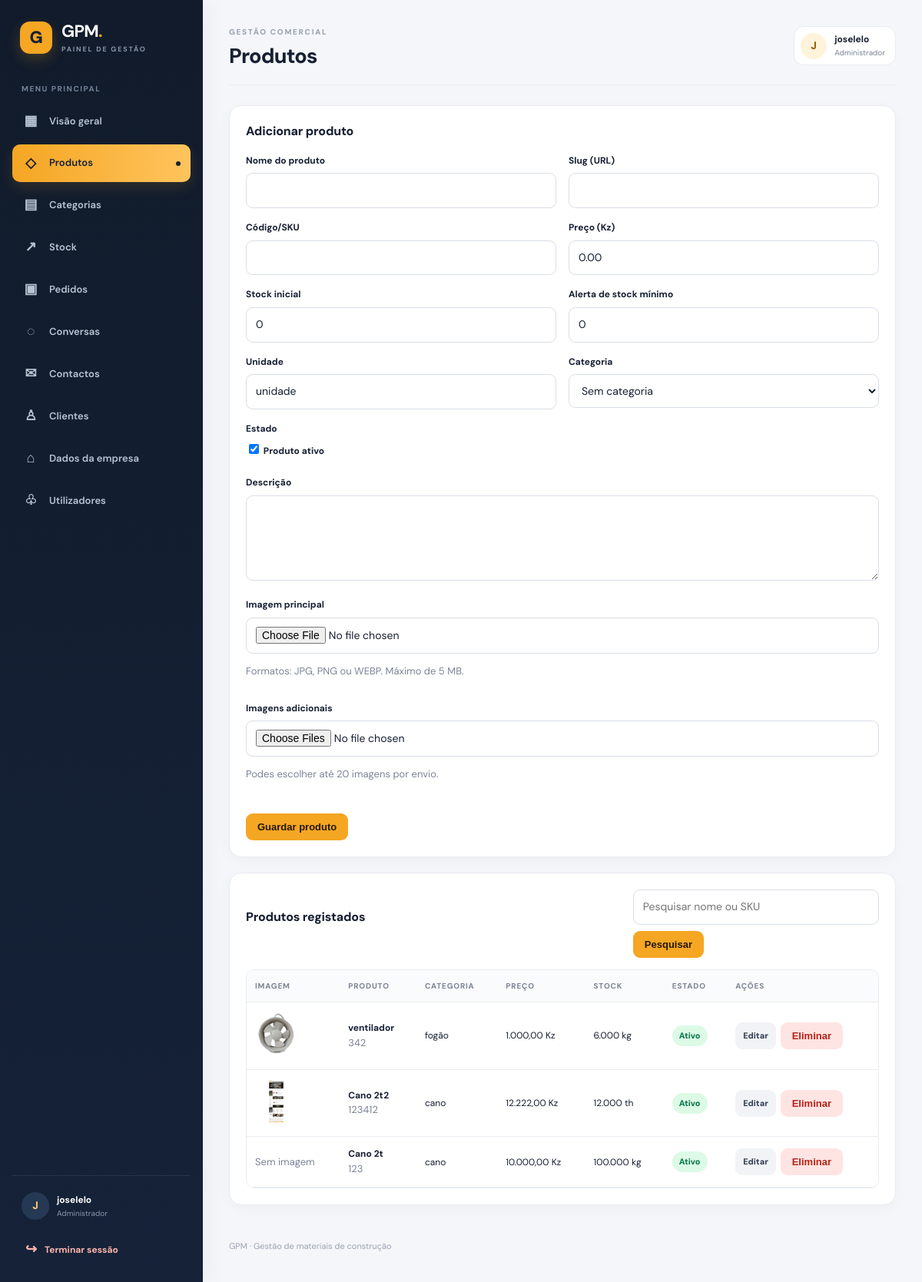
The page /gpm2/admin/products.php (signed in) on the database its author committed.
### tables this page shows
CREATE TABLE `products` (
  `id` bigint(20) UNSIGNED NOT NULL,
  `category_id` bigint(20) UNSIGNED DEFAULT NULL,
  `name` varchar(200) NOT NULL,
  `slug` varchar(220) NOT NULL,
  `sku` varchar(80) DEFAULT NULL,
  `description` longtext DEFAULT NULL,
  `price` decimal(15,2) NOT NULL DEFAULT 0.00,
  `cost_price` decimal(15,2) DEFAULT NULL,
  `stock_quantity` decimal(15,3) NOT NULL DEFAULT 0.000,
  `min_stock` decimal(15,3) NOT NULL DEFAULT 0.000,
  `unit` varchar(40) NOT NULL DEFAULT 'unidade',
  `main_image` varchar(255) DEFAULT NULL,
  `active` tinyint(1) NOT NULL DEFAULT 1,
  `featured` tinyint(1) NOT NULL DEFAULT 0,
  `created_at` timestamp NOT NULL DEFAULT current_timestamp(),
  `updated_at` timestamp NOT NULL DEFAULT current_timestamp() ON UPDATE current_timestamp()
);

CREATE TABLE `categories` (
  `id` bigint(20) UNSIGNED NOT NULL,
  `name` varchar(120) NOT NULL,
  `slug` varchar(150) NOT NULL,
  `description` text DEFAULT NULL,
  `image` varchar(255) DEFAULT NULL,
  `active` tinyint(1) NOT NULL DEFAULT 1,
  `created_at` timestamp NOT NULL DEFAULT current_timestamp(),
  `updated_at` timestamp NOT NULL DEFAULT current_timestamp() ON UPDATE current_timestamp()
);

### gpm2/admin/products.php (the view, shortened to what this page needs)
<?php
require_once __DIR__ . '/../app/bootstrap.php';
$pdo = db();
$edit = null;
$q = trim((string) ($_GET['q'] ?? ''));
$sql = 'SELECT p.*, c.name AS category_name
        FROM products p
        LEFT JOIN categories c ON c.id = p.category_id';
$args = [];
$sql .= ' ORDER BY p.id DESC LIMIT 300';
$statement = $pdo->prepare($sql);
$statement->execute($args);
$rows = $statement->fetchAll(PDO::FETCH_ASSOC);
?>
<section class="panel">
    <h2><?= $edit ? 'Editar produto' : 'Adicionar produto' ?></h2>
    <form method="post" enctype="multipart/form-data" id="product-form">
        <div class="form-grid">
            <?php
            $fields = [
                ['name', 'Nome do produto', 'text', $edit['name'] ?? ''],
                ['slug', 'Slug (URL)', 'text', $edit['slug'] ?? ''],
                ['sku', 'Código/SKU', 'text', $edit['sku'] ?? ''],
                ['price', 'Preço (Kz)', 'number', $edit['price'] ?? '0.00'],
                ['stock_quantity', $edit ? 'Stock atual (gerido no módulo Stock)' : 'Stock inicial', 'number', $edit['stock_quantity'] ?? '0'],
                ['min_stock', 'Alerta de stock mínimo', 'number', $edit['min_stock'] ?? '0'],
                ['unit', 'Unidade', 'text', $edit['unit'] ?? 'unidade'],
            ];
            foreach ($fields as [$key, $label, $type, $value]):
            ?>
                <div class="field">
                    <label for="<?= e($key) ?>"><?= e($label) ?></label>
                    <input
                        id="<?= e($key) ?>"
                        name="<?= e($key) ?>"
                        type="<?= e($type) ?>"
                        value="<?= e($value) ?>"
                        <?= $type === 'number' ? 'step="0.001" min="0"' : '' ?>
                        <?= $edit && $key === 'stock_quantity' ? 'readonly' : '' ?>
                        <?= $key === 'name' ? 'required' : '' ?>
                    >
                </div>
            <?php endforeach; ?>
            <div class="field">
                <label for="category_id">Categoria</label>
                <select name="category_id" id="category_id">
                    <option value="">Sem categoria</option>
                </select>
            </div>
            <div class="field">
                <label>Estado</label>
                <label>
                    <input
                        type="checkbox"
                        name="active"
                        value="1"
                        style="width:auto"
                        <?= (int) ($edit['active'] ?? 1) === 1 ? 'checked' : '' ?>
                    >
                    Produto ativo
                </label>
            </div>
        </div>
        <div class="field">
            <label for="description">Descrição</label>
            <textarea
                name="description"
                id="description"
                rows="4"
            ><?= e($edit['description'] ?? '') ?></textarea>
        </div>
        <div class="field">
            <label for="main_image">Imagem principal</label>
            <input
                type="file"
                name="main_image"
                id="main_image"
                accept=".jpg,.jpeg,.png,.webp,image/jpeg,image/png,image/webp"
            >
            <p class="muted">
                Formatos: JPG, PNG ou WEBP. Máximo de 5 MB.
            </p>
        </div>
        <div class="field">
            <label for="extra_images">Imagens adicionais</label>
            <input
                type="file"
                name="extra_images[]"
                id="extra_images"
                multiple
                accept=".jpg,.jpeg,.png,.webp,image/jpeg,image/png,image/webp"
            >
            <p class="muted">
                Podes escolher até 20 imagens por envio.
            </p>
        </div>
        <div class="form-actions">
            <button type="submit">Guardar produto</button>
        </div>
    </form>
</section>
<section class="panel">
    <div class="toolbar">
        <h2>Produtos registados</h2>
        <form method="get">
            <input
                name="q"
                placeholder="Pesquisar nome ou SKU"
                value="<?= e($q) ?>"
                style="min-width:220px"
            >
            <button type="submit">Pesquisar</button>
        </form>
    </div>
    <div class="table-wrap">
        <table>
            <thead>
                <tr>
                    <th>Imagem</th>
                    <th>Produto</th>
                    <th>Categoria</th>
                    <th>Preço</th>
                    <th>Stock</th>
                    <th>Estado</th>
                    <th>Ações</th>
                </tr>
            </thead>
            <tbody>
                <?php foreach ($rows as $product): ?>
                    <tr>
                        <td>
                            <?php if (!empty($product['main_image'])): ?>
                                <img
                                    src="../public/<?= e($product['main_image']) ?>"
                                    alt="<?= e($product['name']) ?>"
                                    style="width:55px;height:55px;object-fit:contain"
                                >
                            <?php else: ?>
                                <span class="muted">Sem imagem</span>
                            <?php endif; ?>
                        </td>
                        <td>
                            <strong><?= e($product['name']) ?></strong><br>
                            <span class="muted"><?= e($product['sku'] ?? '') ?></span>
                        </td>
                        <td><?= e($product['category_name'] ?? '—') ?></td>
                        <td><?= e(money($product['price'])) ?></td>
                        <td>
                            <?= e($product['stock_quantity']) ?>
                            <?= e($product['unit']) ?>
                        </td>
                        <td>
                            <span class="badge <?= (int) $product['active'] ? 'green' : 'red' ?>">
                                <?= (int) $product['active'] ? 'Ativo' : 'Inativo' ?>
                            </span>
                        </td>
                        <td>
                            <div class="actions">
                                <a
                                    class="btn small secondary"
                                    href="products.php?edit=<?= (int) $product['id'] ?>"
                                >
                                    Editar
                                </a>
                                <form
                                    method="post"
                                    onsubmit="return confirm('Eliminar/desativar este produto?')"
                                >
                                    <button class="danger small" type="submit">
                                        Eliminar
                                    </button>
                                </form>
                            </div>
                        </td>
                    </tr>
                <?php endforeach; ?>
            </tbody>
        </table>
    </div>
</section>

### gpm2/admin/assets/css/admin.css (style rules this page uses)
:root { --ink:#172033;--muted:#7b8496;--line:#e8ebf1;--bg:#f4f6fa;--accent:#f5a623;--accent-soft:#fff3dc;--nav:#111b2b;--nav-soft:#1a2940;--white:#fff;--danger:#d92d20;--success:#067647 }
* { box-sizing:border-box }
html { min-height:100%;background:var(--bg) }
body { margin:0;background:var(--bg);color:var(--ink);font:14px/1.55 "DM Sans",Arial,Helvetica,sans-serif }
.admin-body { min-height:100vh }
.muted,.hint { color:var(--muted);font-size:13px }
.stat,.panel { background:#fff;border:1px solid var(--line);border-radius:16px;padding:21px;box-shadow:0 5px 18px #10182808 }
.panel { margin-bottom:20px }
.panel h2 { font-size:16px;font-weight:800;letter-spacing:-.2px;margin:0 0 16px }
.toolbar { display:flex;gap:12px;align-items:center;justify-content:space-between;flex-wrap:wrap;margin-bottom:15px }
.toolbar form { display:flex;gap:8px;flex-wrap:wrap }
.btn,button { display:inline-flex;align-items:center;justify-content:center;gap:7px;background:var(--accent);color:#241800;border:0;border-radius:9px;padding:10px 15px;font-weight:800;text-decoration:none;cursor:pointer;font-size:13px;transition:transform .15s,filter .15s }
.btn.secondary,button.secondary { background:#f1f3f7;color:#344054 }
.btn.danger,button.danger { background:#fee4e2;color:#b42318 }
.btn.small { padding:7px 10px;font-size:11px }
input,select,textarea { width:100%;padding:11px 12px;border:1px solid #d9dee8;border-radius:9px;font:inherit;background:#fff;color:var(--ink);outline:none;transition:border .15s,box-shadow .15s }
label { display:block;font-weight:700;font-size:12px;margin:0 0 7px }
.field { margin-bottom:16px }
.form-grid { display:grid;grid-template-columns:repeat(2,minmax(0,1fr));gap:0 16px }
.form-actions { display:flex;gap:8px;align-items:center }
table { width:100%;border-collapse:collapse;background:#fff }
th,td { text-align:left;padding:13px 11px;border-bottom:1px solid var(--line);vertical-align:middle }
th { color:#7d8798;font-size:10px;text-transform:uppercase;letter-spacing:.8px;background:#fafbfc;font-weight:800 }
td { font-size:12px }
.table-wrap { overflow-x:auto;border:1px solid var(--line);border-radius:11px }
.badge { display:inline-flex;align-items:center;padding:5px 9px;border-radius:30px;background:#f2f4f7;color:#475467;font-size:11px;font-weight:700 }
.badge.green { background:#dcfae6;color:#067647 }
.actions { display:flex;gap:6px;flex-wrap:wrap }

### rows shown on the page
products: main_image (picture), name "ventilador", sku "342", category.name "fogão", price "1.000,00 Kz", stock_quantity "6.000", unit "kg", active "Ativo"
products: main_image (picture), name "Cano 2t2", sku "123412", category.name "cano", price "12.222,00 Kz", stock_quantity "12.000", unit "th", active "Ativo"
products: shows "Sem imagem", name "Cano 2t", sku "123", category.name "cano", price "10.000,00 Kz", stock_quantity "100.000", unit "kg", active "Ativo"

### other values the page prints
$item['icon'] "▦"
$item['label'] "Visão geral"
$item['icon'] "◇"
$item['label'] "Produtos"
$item['icon'] "▤"
$item['label'] "Categorias"
$item['icon'] "↗"
$item['label'] "Stock"
$item['icon'] "▣"
$item['label'] "Pedidos"
$item['icon'] "◌"
$item['label'] "Conversas"
$item['icon'] "✉"
$item['label'] "Contactos"
$item['icon'] "♙"
